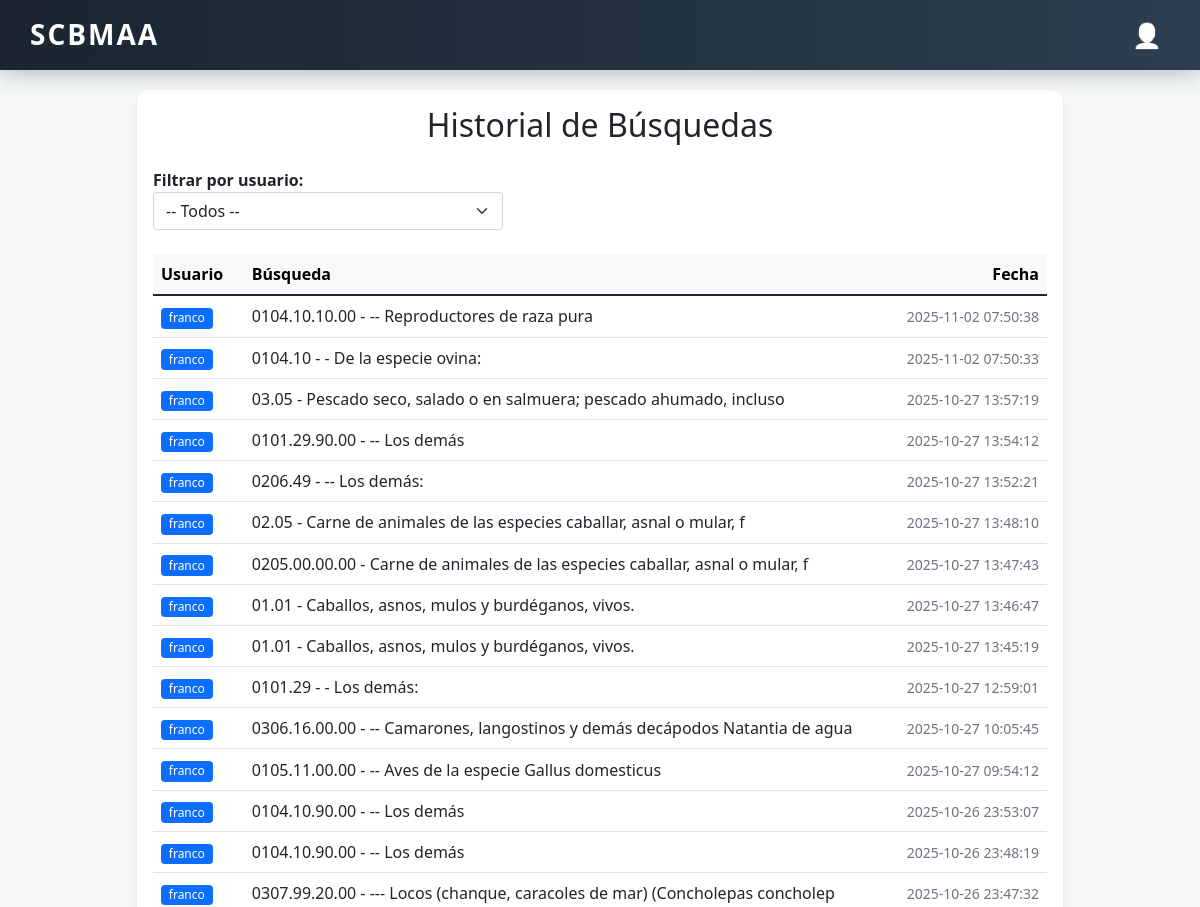
Page /logs/ (signed in, upper part) on the earlier database version.
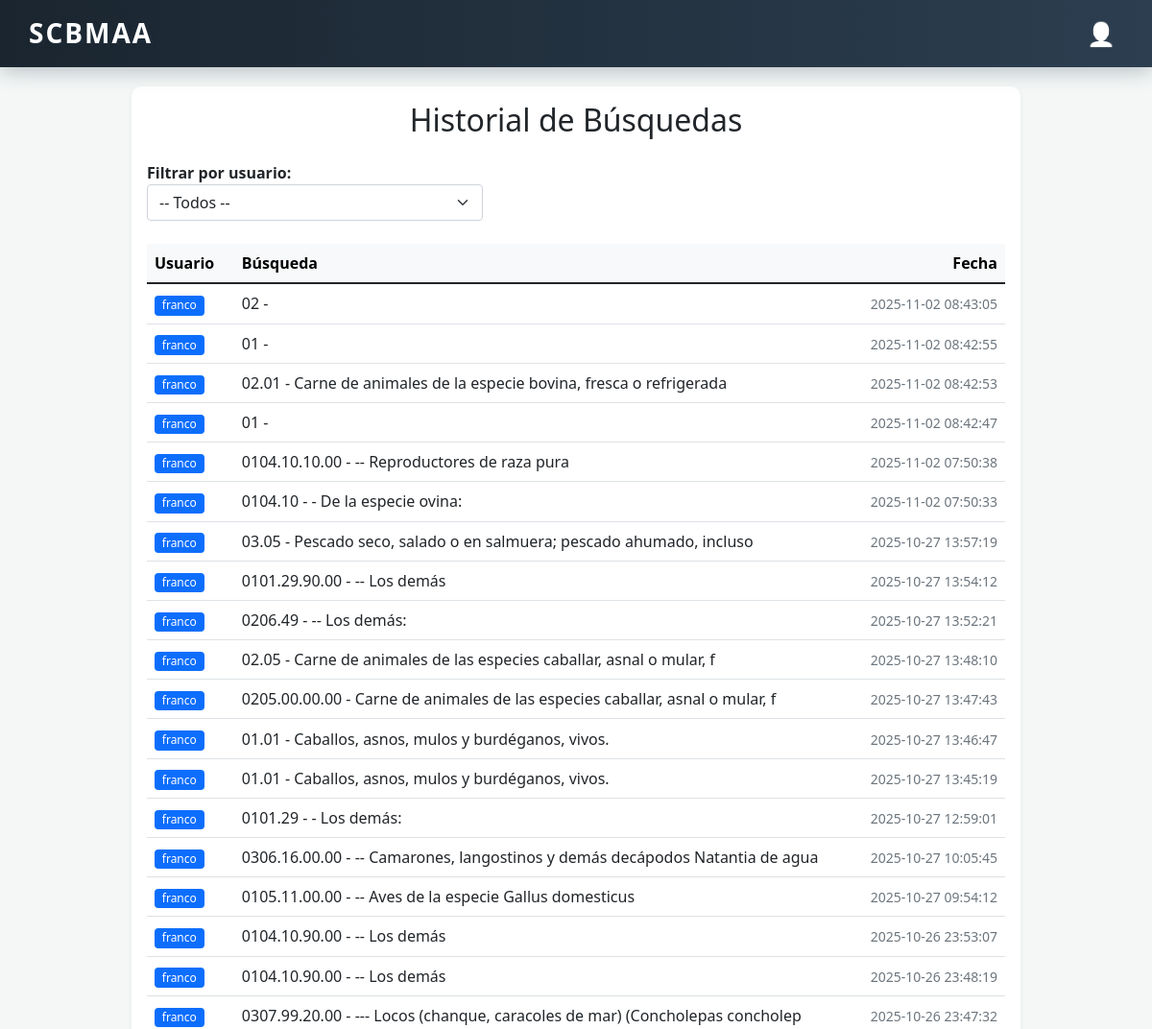
Same page on the later database version.
### usuarios/models.py (models this page shows, shortened)
class SearchLog(models.Model):
    user = models.ForeignKey(
        User,
        on_delete=models.CASCADE,
        related_name='search_logs',
        verbose_name='Usuario'
    )
    term = models.CharField(
        max_length=255,
        verbose_name='Término buscado'
    )
    timestamp = models.DateTimeField(
        default=timezone.now,
        verbose_name='Fecha y hora'
    )
    class Meta:
        verbose_name = 'Registro de búsqueda'
        verbose_name_plural = 'Registros de búsquedas'
        ordering = ['-timestamp']

### usuarios/views.py (the view, shortened to what this page needs)
# urls.py: path('logs/', views.view_search_logs, name='search_logs'),
@user_passes_test(lambda u: u.is_staff or u.is_superuser)
@login_required
def view_search_logs(request):
    try:
        user_ids = SearchLog.objects.values_list('user', flat=True).distinct()
        users_list = User.objects.filter(id__in=user_ids).order_by('username')
        selected_user_id = request.GET.get('user_id')
        selected_user_logs = None
        selected_user_instance = None
        logs = SearchLog.objects.select_related('user').order_by('-timestamp')
        context = {
            'logs': logs,
            'users_list': users_list,
            'selected_user_logs': selected_user_logs,
            'selected_user_instance': selected_user_instance,
            'selected_user_id': selected_user_id,
            'debug_info': {
                'total_logs': logs.count(),
                'request_user': request.user.username,
            }
        }
        return render(request, 'usuarios/search_logs.html', context)
    except Exception as e:
        import traceback
        context = {
            'error': str(e),
            'logs': [],
            'users_list': [],
            'selected_user_logs': None,
            'selected_user_instance': None,
            'selected_user_id': None,
            'debug_info': {
                'error_details': traceback.format_exc()
            }
        }
        return render(request, 'usuarios/search_logs.html', context)

### usuarios/templates/usuarios/search_logs.html (shortened to what the changed rows need)
{% extends 'base.html' %}
{% load tz %}
{% block content %}
<div id="top-bar">
    <h1 id="home-link" onclick="window.location.href='/'">SCBMAA</h1>
</div>
<div class="container mt-4">
    <div class="row justify-content-center">
        <div class="col-lg-10">
            <div class="card shadow-sm">
                <div class="card-body">
                    <h2 class="mb-4 text-center">Historial de Búsquedas</h2>
                    {% if selected_user_logs is not None %}
                        <div class="table-responsive">
                            <table class="table table-hover align-middle">
                                <thead class="table-light">
                                    <tr>
                                        <th>Usuario</th>
                                        <th>Búsqueda</th>
                                        <th class="text-end">Fecha</th>
                                    </tr>
                                </thead>
                                <tbody>
                                    {% for log in selected_user_logs %}
                                    <tr>
                                        <td>
                                            <span class="badge bg-primary">{{ log.user.username }}</span>
                                        </td>
                                        <td>{{ log.term }}</td>
                                        <td class="text-end">
                                            <small class="text-muted">
                                                {{ log.timestamp|localtime|date:"Y-m-d H:i:s" }}
                                            </small>
                                        </td>
                                    </tr>
                                    {% endfor %}
                                </tbody>
                            </table>
                        </div>
                    {% elif logs %}
                        <div class="table-responsive">
                            <table class="table table-hover align-middle">
                                <thead class="table-light">
                                    <tr>
                                        <th>Usuario</th>
                                        <th>Búsqueda</th>
                                        <th class="text-end">Fecha</th>
                                    </tr>
                                </thead>
                                <tbody>
                                    {% for log in logs %}
                                    <tr>
                                        <td>
                                            <span class="badge bg-primary">{{ log.user.username }}</span>
                                        </td>
                                        <td>{{ log.term }}</td>
                                        <td class="text-end">
                                            <small class="text-muted">
                                                {{ log.timestamp|localtime|date:"Y-m-d H:i:s" }}
                                            </small>
                                        </td>
                                    </tr>
                                    {% endfor %}
                                </tbody>
                            </table>
                        </div>
                    {% else %}
                        <div class="alert alert-warning text-center">
                            <i class="fas fa-info-circle"></i> No hay registros de búsqueda para mostrar.
                        </div>
                    {% endif %}
                </div>
            </div>
        </div>
    </div>
</div>
<link href="https://cdnjs.cloudflare.com/ajax/libs/font-awesome/5.15.4/css/all.min.css" rel="stylesheet">
{% endblock %}

Differences in the rows shown:
added SearchLog: user.username "franco", term "02 -", timestamp "2025-11-02 08:43:05"
added SearchLog: user.username "franco", term "01 -", timestamp "2025-11-02 08:42:55"
added SearchLog: user.username "franco", term "02.01 - Carne de animales de la especie bovina, fresca o refrigerada", timestamp "2025-11-02 08:42:53"
added SearchLog: user.username "franco", term "01 -", timestamp "2025-11-02 08:42:47"
